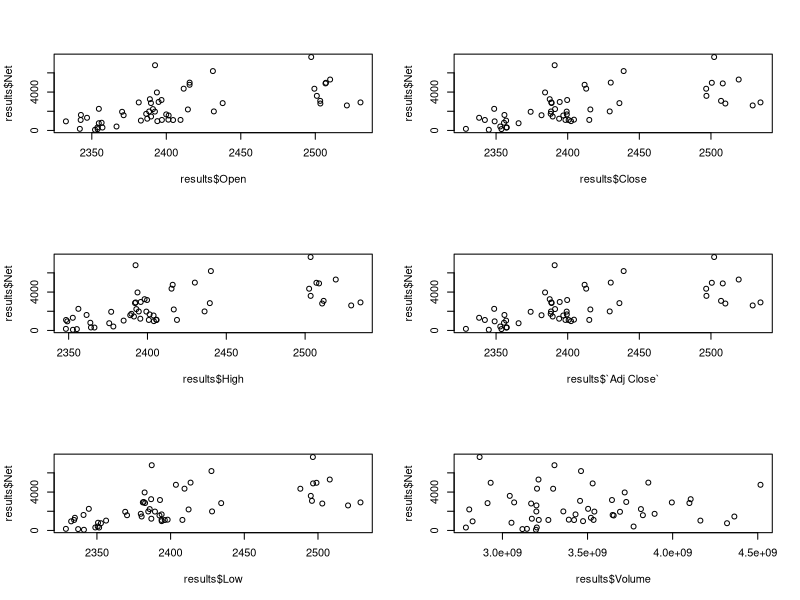
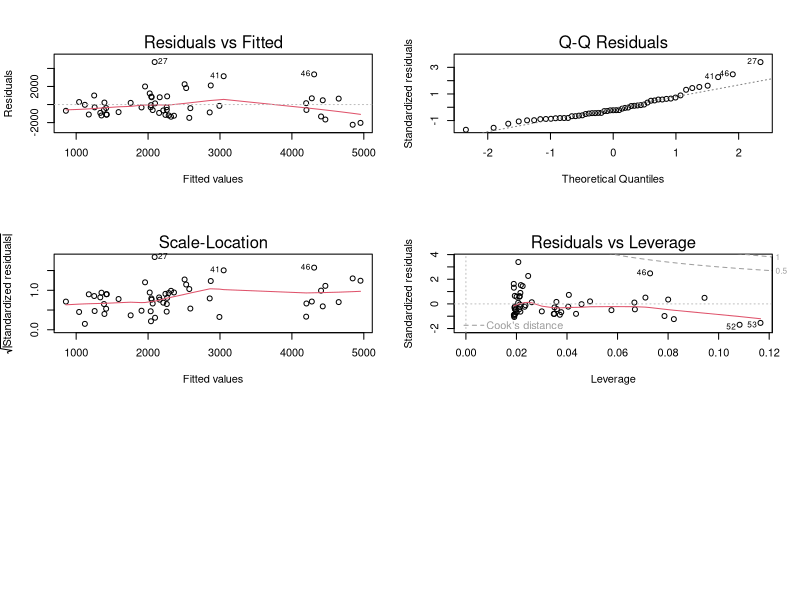
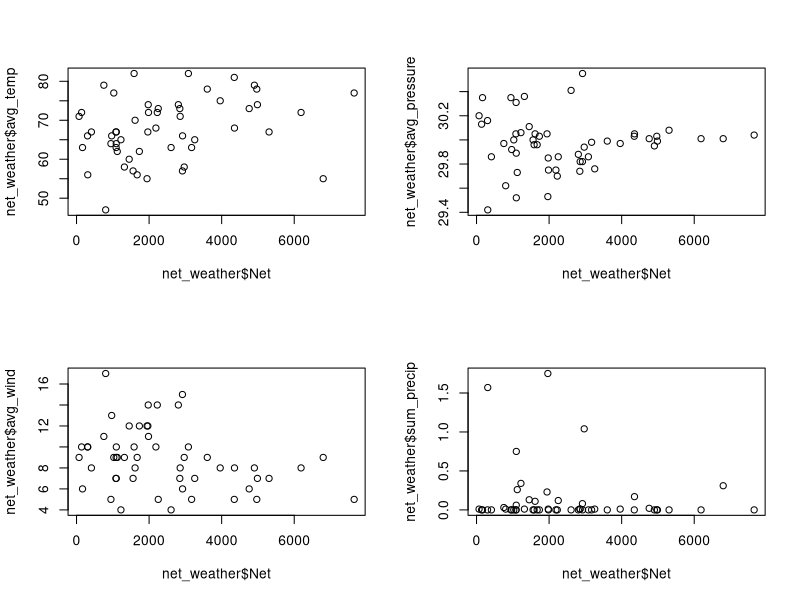
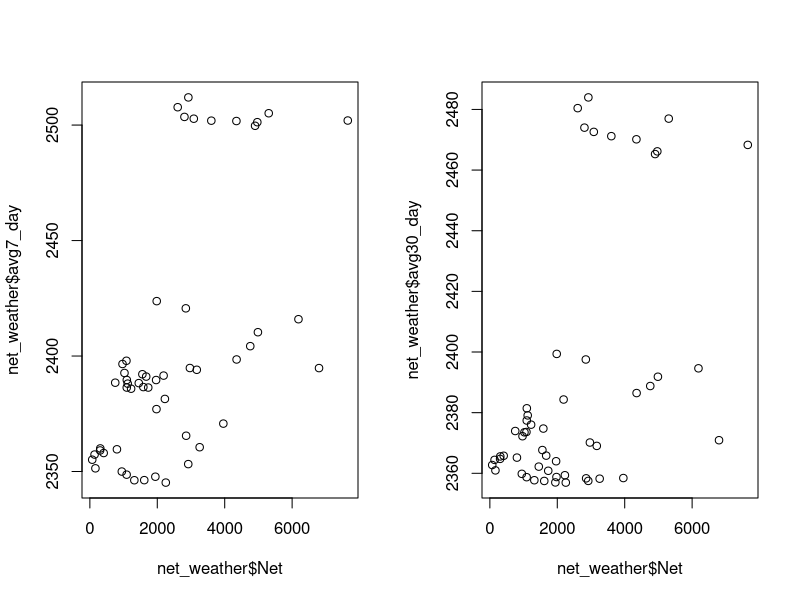
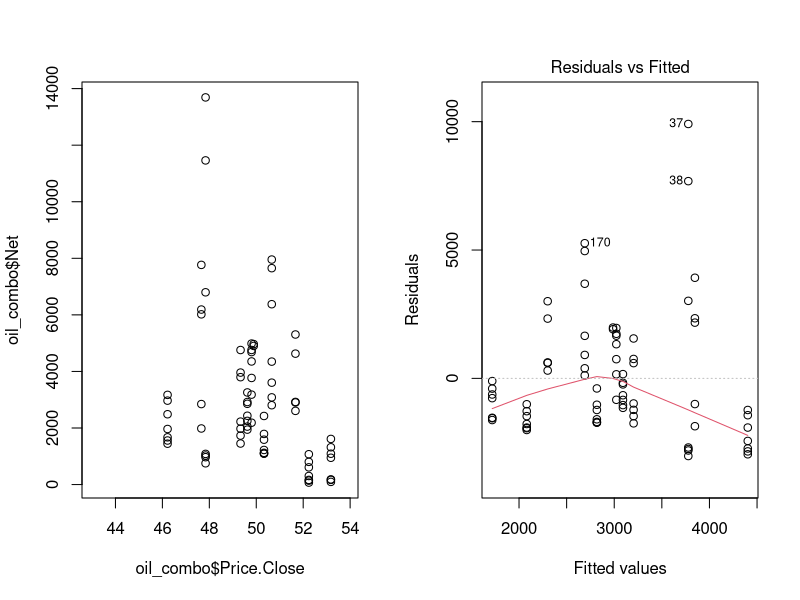
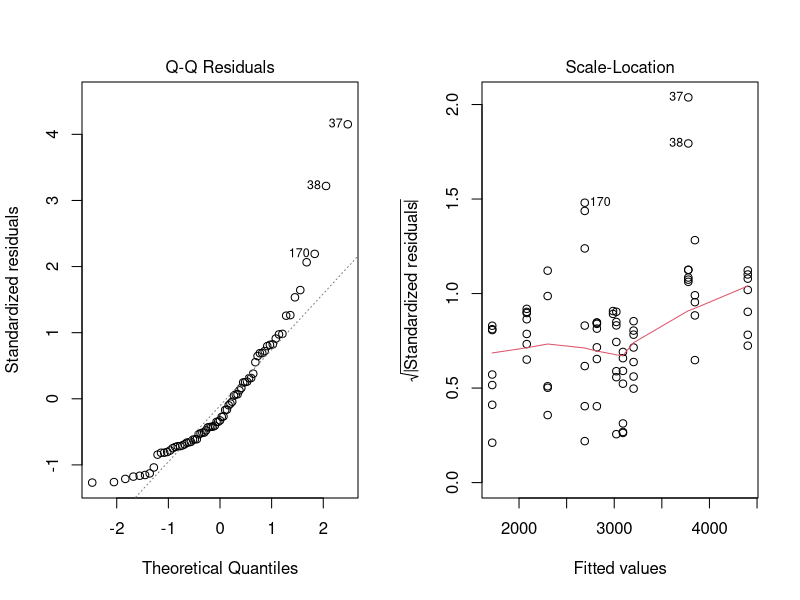
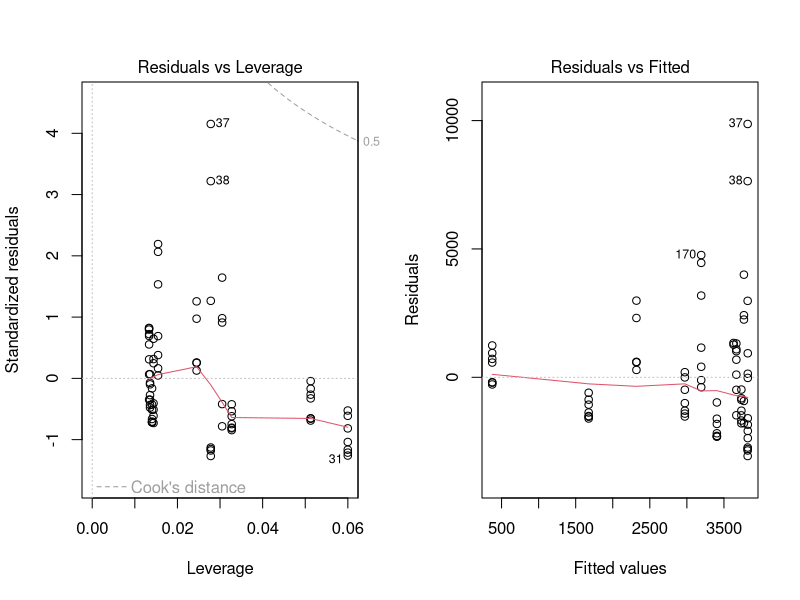
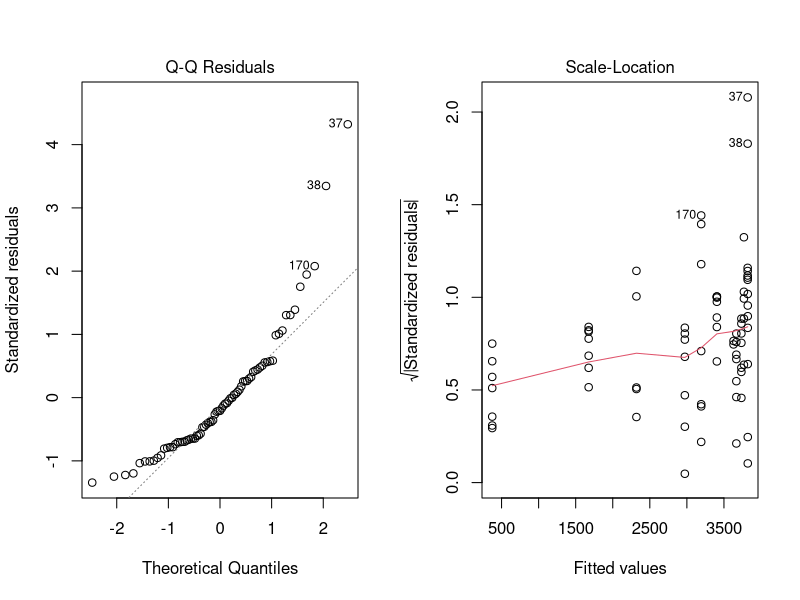

The R script that drew these images, in order: (Note: this script raises an error after producing the figures.)
## ---- chunk 1
library('plyr')
library('bit64')
library('dplyr')
library('reshape2')
library('ggplot2')
library('data.table')
library('leaps')
library('minpack.lm')
library('xts')

project_dir <- getwd()
setwd(project_dir)
## ---- chunk 2
#Sidenote: I saved excel file as a txt before reading it as a table
flower_data <- read.table("flower_data.txt", header = TRUE)
flower_data_apr <- fread("april_june.csv", header = TRUE)


#line below ensures column is date and ordered
flower_data$Txn_Date <- as.Date(flower_data$Txn_Date, format = "%m/%d/%Y")
flower_data_apr$Day <- as.Date(flower_data_apr$Day, format = "%m/%d/%Y")


#Since there are multiple sales on a given day, I want to aggregate the sales based on the date
date_net <- aggregate(Net ~ Txn_Date, flower_data,sum)
colnames(flower_data_apr)[6] <- "Net"
date2_net <- aggregate(Net ~ Day, flower_data_apr,sum)

#renaming columns to make joining easier later
#colnames(date2_net)[2] <- "Net"
colnames(date2_net)[1] <- "Date"

#read in financial data
stock_info <- fread("stockdata.csv")

stock_info2 <- fread("april_june_finance.csv")
stock_info2$Date <- as.Date(stock_info2$Date, format = "%m/%d/%Y")
#change column name so i can do a join
colnames(date_net)[1] <- "Date"
combodata <- join(date_net,stock_info, type="right")
combodata2 <- join(date2_net, stock_info2, type = "right")
combodata2$Date <- as.character(combodata2$Date)
#combo3 <- merge(x = date2_net, y = stock_info2, by = "Date", all= TRUE) 

#bind 2 data frames (data from april-june and sep-oct)
results <- rbind(combodata2, combodata)


## ---- chunk 3
par(mfrow = c(3,2))
plot(results$Open, results$Net)
plot(results$Close, results$Net)
plot(results$High, results$Net)
plot(results$`Adj Close`, results$Net)
plot(results$Low, results$Net)
plot(results$Volume, results$Net)
## ---- chunk 4
l.model_close <- lm(results$Net ~ results$`Adj Close`)
summary(l.model_close)
#plots
plot(l.model_close)
## ---- chunk 5
net_weather <- fread("Enhanced_weather_movingavg.csv")

par(mfrow = c(2,2))
plot(net_weather$Net,net_weather$avg_temp)
plot(net_weather$Net,net_weather$avg_pressure)
plot(net_weather$Net,net_weather$avg_wind)
plot(net_weather$Net,net_weather$sum_precip)

## ---- chunk 6
attach(net_weather)

allpossreg <- regsubsets(Net ~ avg_temp + avg_pressure + avg_wind + 
    sum_precip, nbest = 6, data = net_weather)

aprout <- summary(allpossreg)

with(aprout, round(cbind(which, rsq, adjr2, cp, bic), 3))

#I will be adding few more plots

## ---- chunk 7
attach(net_weather)

par(mfrow = c(1,2))
plot(net_weather$Net,net_weather$avg7_day)
plot(net_weather$Net,net_weather$avg30_day)

allpossreg1 <- regsubsets(Net ~ avg7_day + avg30_day
, nbest = 6, data = net_weather)

aprout1 <- summary(allpossreg1)

with(aprout1, round(cbind(which, rsq, adjr2, cp, bic), 3))

#I will be adding few more plots

## ---- chunk 8
# SP500 DATA?
## ---- chunk 9
#read in oil price data
oil_info <- fread("oil_price.csv")
oil_info$Date <- as.Date(oil_info$Date, format = "%m/%d/%Y")
oil_info <- as.xts(oil_info)
d <- merge(oil_info, xts(,seq(start(oil_info),end(oil_info),"days")))
oil_info <- na.locf(d)
oil_info <- data.frame(Date = index(oil_info),coredata(oil_info))

#change column name so i can do a join
date3_net <- merge(date_net, date2_net, all = TRUE)
oil_combo <- join(date3_net,oil_info, type="right")
oil_combo$Date <- as.character(oil_combo$Date)

## ---- chunk 10
plot(oil_combo$`Price.Close`,oil_combo$Net)
## ---- chunk 11
# linear model
fit_oil1 <- lm(Net ~ `Price.Close`, data = oil_combo)
summary(fit_oil1)

#plots
plot(fit_oil1)
## ---- chunk 12
fit_oil2 <- lm(Net ~ I(`Price.Close`)+ I(`Price.Close`^2), data = oil_combo)
summary(fit_oil2)

#plots
plot(fit_oil2)
## ---- chunk 13
#read in hershey data
hershey_info <- fread("hershey.csv")
hershey_info$Date <- as.Date(hershey_info$Date, format = "%m/%d/%Y")

#change column name so i can do a join
hershey_combo <- join(date3_net,hershey_info, type="left")
hershey_combo$Date <- as.character(hershey_combo$Date)
## ---- chunk 14
par(mfrow = c(3,2))
plot(hershey_combo$open, hershey_combo$Net)
plot(hershey_combo$close, hershey_combo$Net)
plot(hershey_combo$high, hershey_combo$Net)
plot(hershey_combo$low, hershey_combo$Net)
plot(hershey_combo$volume, hershey_combo$Net)
## ---- chunk 15
fit_hershey <- lm(hershey_combo$Net ~ hershey_combo$open)
summary(fit_hershey)
#plots
plot(fit_hershey)
## ---- chunk 16
fit_hershey2 <- lm(Net ~ I(open) + I(open^2), data =hershey_combo)
summary(fit_hershey2)
#plots
plot(fit_hershey2)
## ---- chunk 17
all_data <- fread("all_data.csv", header = TRUE)

fullmodel <- lm(Net ~ Close + Open + avg7_day+ avg30_day+avg_temp + sum_precip + Oil + Hershey, data = all_data)
summary(fullmodel)

plot(fullmodel)
## ---- chunk 18
stepAIC(fullmodel, direction = "backward")
## ---- chunk 19
newmodel <- lm(Net ~ Close + Oil, data = all_data)
summary(newmodel)
